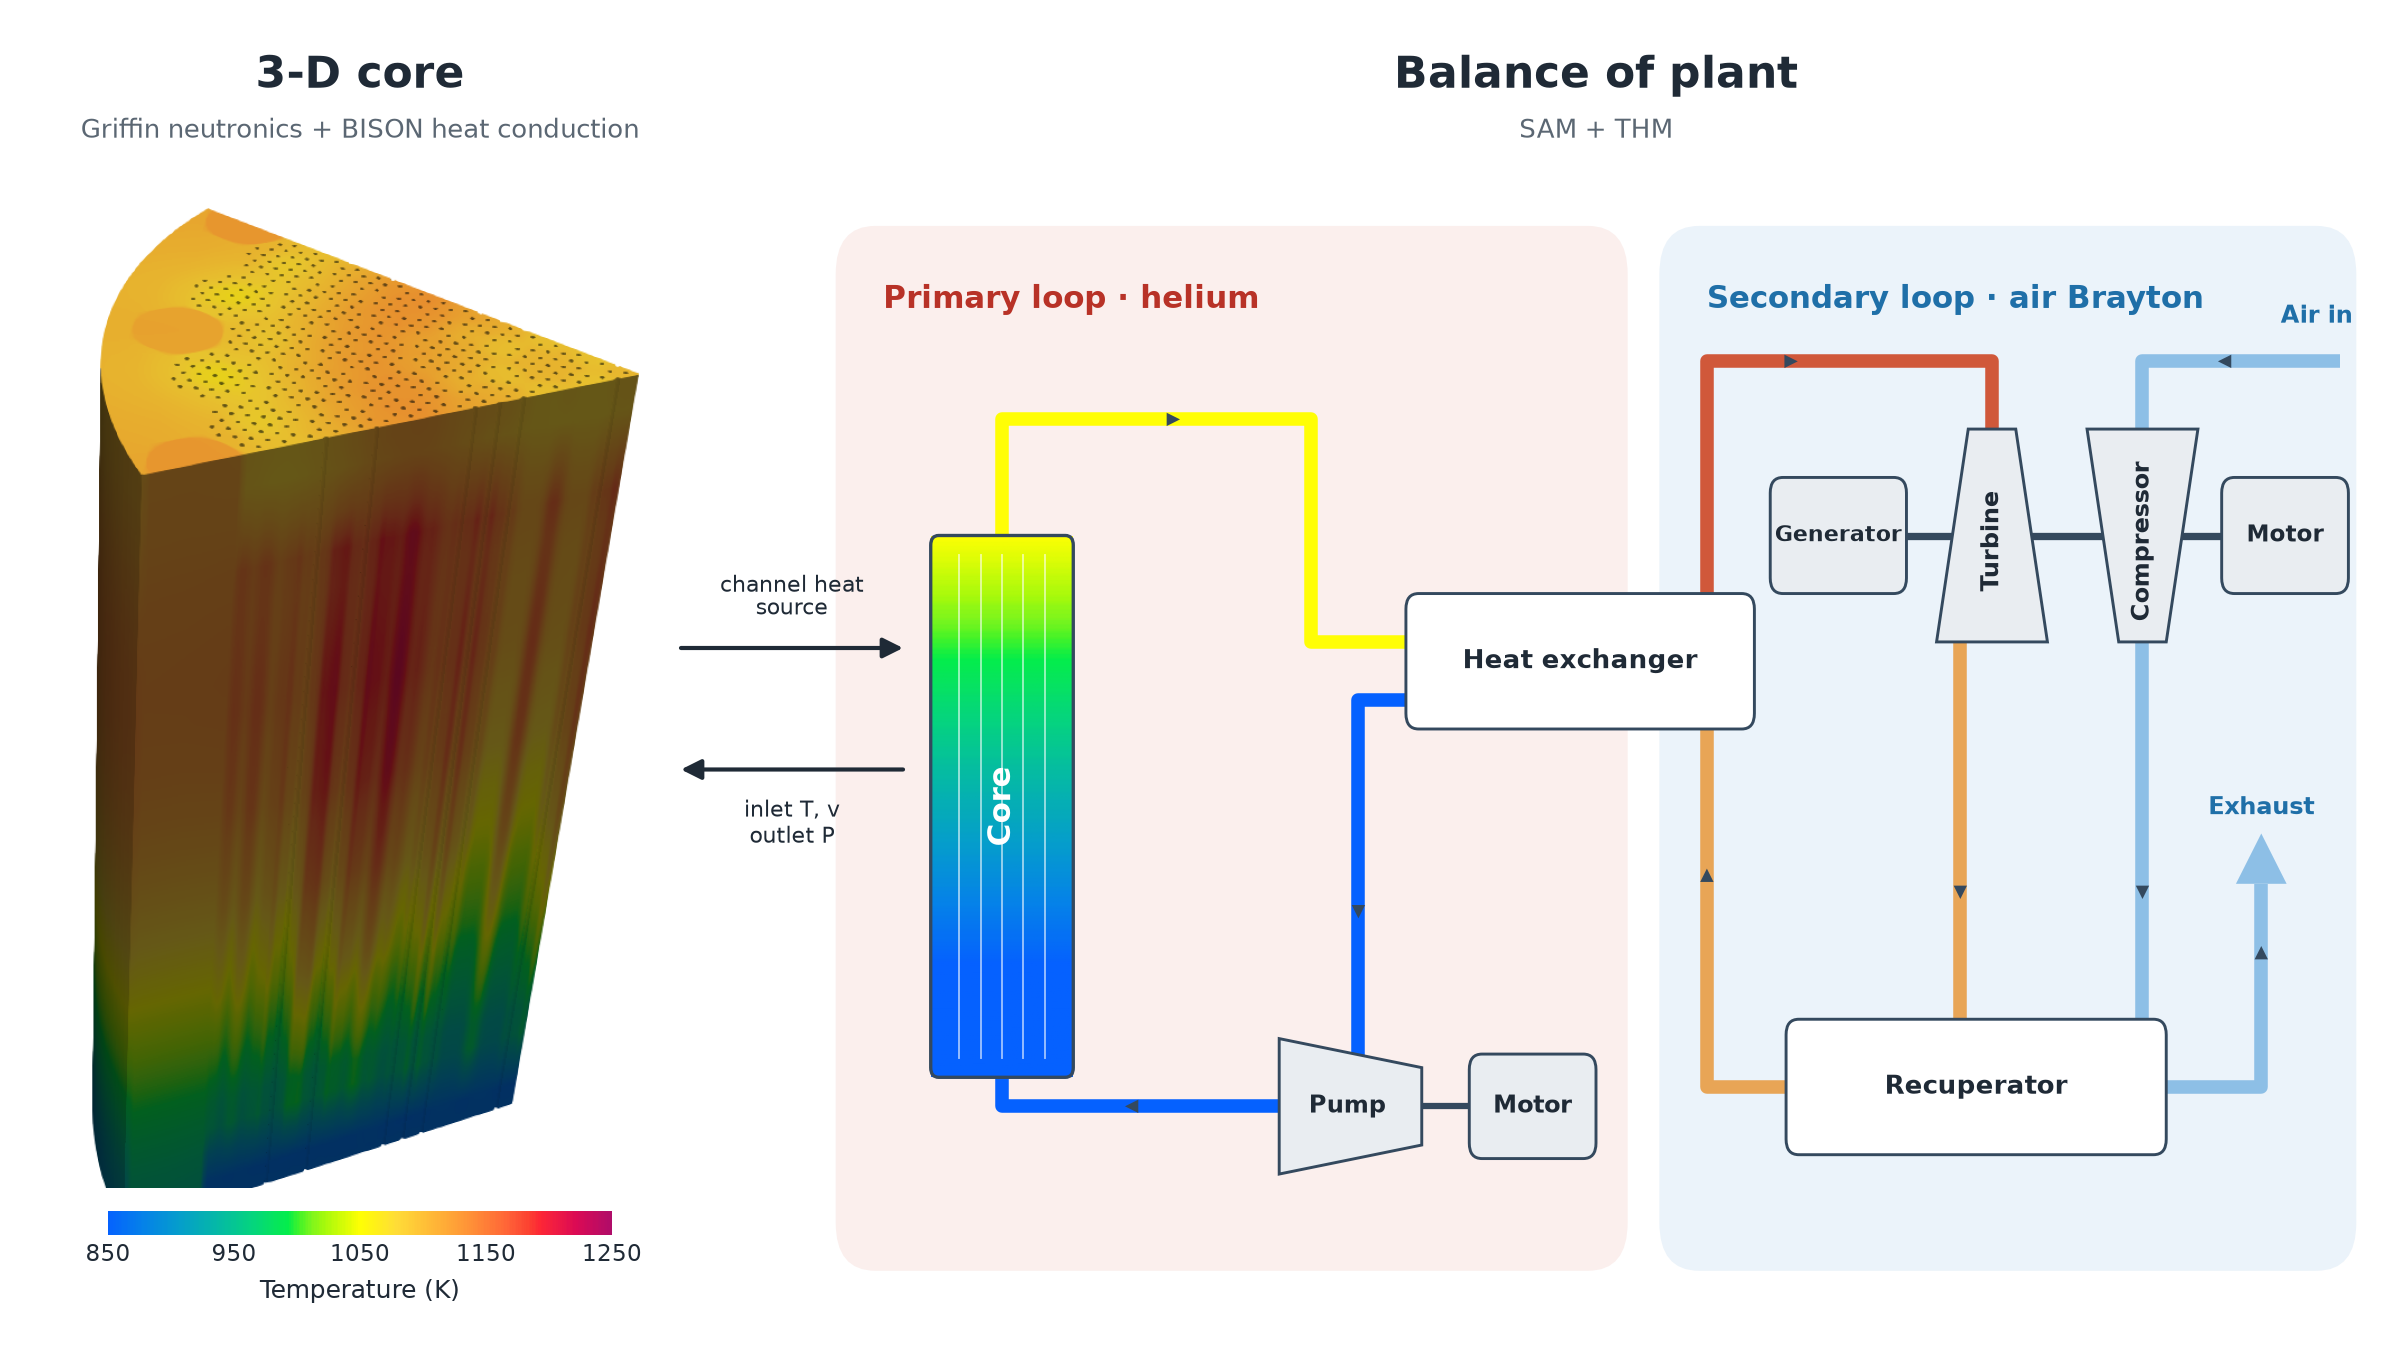

Write the Python code that produced this figure.
"""Compose a showcase figure for the GCMR core + BOP model:
3-D BISON temperature wedge (left) coupled to a redrawn THM Brayton-cycle plant (right).

Usage: python coupling_domains.py gcmr_ss.png coupling_domains.png
The wedge and colorbar are cropped from gcmr_ss.png (ParaView render of the baseline steady state).
"""
import sys
import numpy as np
import matplotlib
matplotlib.use("Agg")
import matplotlib.pyplot as plt
from matplotlib.patches import FancyBboxPatch, Polygon, FancyArrowPatch
from matplotlib.colors import ListedColormap, Normalize
from PIL import Image

src_path, out_path = sys.argv[1], sys.argv[2]
src = Image.open(src_path).convert("RGB")

# Wedge crop and the exact ParaView colormap sampled from the rendered colorbar
wedge = np.array(src.crop((600, 80, 1110, 960)))
bar = np.array(src.crop((550, 980, 1050, 1065)))[70]
nonwhite = np.where(bar.sum(axis=1) < 740)[0]
cmap = ListedColormap(bar[nonwhite[0] + 1:nonwhite[-1]] / 255.0)
norm = Normalize(850, 1250)

INK, MUTED, EDGE = "#1f2a36", "#5b6773", "#34495e"
HE, AIR = "#b83227", "#1f6fa8"
COMP = "#e9edf1"
AIR_COLD, AIR_WARM, AIR_HOT = "#8dbfe6", "#e8a556", "#d0583a"

fig = plt.figure(figsize=(16, 9), dpi=150, facecolor="white")

# ---------------- left: 3-D core wedge ----------------
ax_w = fig.add_axes([0.025, 0.12, 0.25, 0.73])
ax_w.imshow(wedge)
ax_w.axis("off")

ax_cb = fig.add_axes([0.045, 0.085, 0.21, 0.018])
cb = fig.colorbar(plt.cm.ScalarMappable(norm=norm, cmap=cmap), cax=ax_cb, orientation="horizontal")
cb.set_ticks([850, 950, 1050, 1150, 1250])
cb.outline.set_visible(False)
cb.ax.tick_params(labelsize=11, colors=INK, length=0, pad=4)
cb.set_label("Temperature (K)", fontsize=12, color=INK, labelpad=6)

TITLE_Y, SUB_Y = 0.935, 0.898
fig.text(0.15, TITLE_Y, "3-D core", ha="center", fontsize=21, weight="bold", color=INK)
fig.text(0.15, SUB_Y, "Griffin neutronics + BISON heat conduction", ha="center",
         fontsize=12.5, color=MUTED)
fig.text(0.665, TITLE_Y, "Balance of plant", ha="center", fontsize=21, weight="bold", color=INK)
fig.text(0.665, SUB_Y, "SAM + THM", ha="center", fontsize=12.5, color=MUTED)

# ---------------- right: plant schematic ----------------
ax = fig.add_axes([0.335, 0.03, 0.66, 0.86])
ax.set_xlim(0, 100)
ax.set_ylim(0, 60)
ax.set_aspect("equal")
ax.axis("off")

ax.add_patch(FancyBboxPatch((2, 2), 50, 54, boxstyle="round,pad=0,rounding_size=2.5",
                            fc="#fbefed", ec="none", zorder=0))
ax.add_patch(FancyBboxPatch((54, 2), 44, 54, boxstyle="round,pad=0,rounding_size=2.5",
                            fc="#ebf3fa", ec="none", zorder=0))
ax.text(5, 53, "Primary loop · helium", fontsize=15, weight="bold", color=HE, va="top")
ax.text(57, 53, "Secondary loop · air Brayton", fontsize=15, weight="bold", color=AIR, va="top")


def pipe(pts, color, lw=6.5, z=1):
    pts = np.array(pts)
    ax.plot(pts[:, 0], pts[:, 1], color=color, lw=lw, solid_capstyle="butt",
            solid_joinstyle="round", zorder=z)


def arrow(p0, p1):
    ax.add_patch(FancyArrowPatch(p0, p1, arrowstyle="-|>", mutation_scale=16, color=EDGE,
                                 lw=0, zorder=5))


def box(x, y, w, h, label, fc=COMP, fs=12, sub=None):
    ax.add_patch(FancyBboxPatch((x, y), w, h, boxstyle="round,pad=0,rounding_size=0.8",
                                fc=fc, ec=EDGE, lw=1.4, zorder=3))
    ax.text(x + w / 2, y + h / 2 + (1.0 if sub else 0), label, ha="center", va="center",
            fontsize=fs, color=INK, weight="bold", zorder=4)
    if sub:
        ax.text(x + w / 2, y + h / 2 - 1.4, sub, ha="center", va="center", fontsize=10,
                color=MUTED, zorder=4)


def tag(x, y, text, color):
    ax.text(x, y, text, fontsize=11.5, color="white", weight="bold", ha="center", va="center",
            zorder=6, bbox=dict(boxstyle="round,pad=0.35", fc=color, ec="none"))


# ---- primary loop ----
T_in, T_out = 797.0, 1050.0  # used only to colour the pipes/core (no numeric labels)
c_hot, c_cold = cmap(norm(T_out)), cmap(norm(T_in))
core = (8, 12, 9, 28)

pipe([(12.5, 38), (12.5, 46), (32, 46), (32, 34.5), (40, 34.5)], c_hot)
pipe([(40, 31.5), (35, 31.5), (35, 12)], c_cold)
pipe([(32, 10.5), (12.5, 10.5), (12.5, 14)], c_cold)
arrow((19, 46), (24, 46))
arrow((35, 25), (35, 20))
arrow((25, 10.5), (20, 10.5))

grad = np.linspace(T_in, T_out, 256)[:, None]
ax.imshow(grad, extent=(core[0], core[0] + core[2], core[1], core[1] + core[3]),
          origin="lower", cmap=cmap, norm=norm, zorder=2, aspect="auto")
ax.add_patch(FancyBboxPatch(core[:2], core[2], core[3], boxstyle="round,pad=0,rounding_size=0.5",
                            fc="none", ec=EDGE, lw=1.6, zorder=3))
for xc in np.linspace(core[0] + 1.8, core[0] + core[2] - 1.8, 5):
    ax.plot([xc, xc], [core[1] + 1, core[1] + core[3] - 1], color="white", lw=0.9, alpha=0.6,
            zorder=3)
ax.text(core[0] + core[2] / 2, core[1] + core[3] / 2, "Core", rotation=90, ha="center",
        va="center", fontsize=15, weight="bold", color="white", zorder=4)

ax.add_patch(Polygon([(30, 7), (39, 8.5), (39, 12.5), (30, 14)], closed=True, fc=COMP, ec=EDGE,
                     lw=1.4, zorder=3))
ax.text(34.3, 10.5, "Pump", ha="center", va="center", fontsize=11.5, weight="bold", color=INK,
        zorder=4)
ax.plot([39, 42], [10.5, 10.5], color=EDGE, lw=3, zorder=2)
box(42, 7.8, 8, 5.4, "Motor", fs=11.5)

# ---- heat exchanger spanning both loops ----
box(38, 30, 22, 7, "Heat exchanger", fc="white", fs=12.5)

# ---- secondary loop: generator | turbine | compressor | motor on one shaft ----
SH = 40          # shaft height
TX, CX = 75, 84.5  # turbine / compressor centerlines
ax.plot([65, 93], [SH, SH], color=EDGE, lw=3.5, zorder=2)
turb = Polygon([(TX - 1.5, 45.5), (TX + 1.5, 45.5), (TX + 3.5, 34.5), (TX - 3.5, 34.5)],
               closed=True, fc=COMP, ec=EDGE, lw=1.4, zorder=3)
comp = Polygon([(CX - 3.5, 45.5), (CX + 3.5, 45.5), (CX + 1.5, 34.5), (CX - 1.5, 34.5)],
               closed=True, fc=COMP, ec=EDGE, lw=1.4, zorder=3)
ax.add_patch(turb)
ax.add_patch(comp)
box(61, 37.0, 8.6, 6.0, "Generator", fs=10.5)
box(89.5, 37.0, 8, 6.0, "Motor", fs=11)
ax.text(TX, SH - 0.3, "Turbine", rotation=90, ha="center", va="center", fontsize=11.5,
        weight="bold", color=INK, zorder=4)
ax.text(CX, SH - 0.3, "Compressor", rotation=90, ha="center", va="center", fontsize=11.5,
        weight="bold", color=INK, zorder=4)

box(62, 8, 24, 7, "Recuperator", fc="white", fs=12.5)

# All pipe ends run underneath the components (components are drawn on top).
# HX (hot air) -> turbine inlet
pipe([(57, 35), (57, 49), (TX, 49), (TX, 42)], AIR_HOT)
arrow((59.5, 49), (63, 49))
# turbine exhaust -> recuperator hot side
pipe([(TX - 2, 37), (TX - 2, 12)], AIR_WARM)
arrow((TX - 2, 26), (TX - 2, 21))
# ambient air -> compressor
pipe([(97, 49), (CX, 49), (CX, 42)], AIR_COLD)
arrow((93, 49), (89, 49))
ax.text(95.5, 51, "Air in", fontsize=11.5, color=AIR, weight="bold", ha="center")
# compressor -> recuperator cold side
pipe([(CX, 37), (CX, 12)], AIR_COLD)
arrow((CX, 26), (CX, 21))
# recuperator (preheated) -> HX
pipe([(64, 11.5), (57, 11.5), (57, 32)], AIR_WARM)
arrow((57, 18), (57, 23))
# recuperator -> exhaust stack
pipe([(84, 11.5), (92, 11.5), (92, 22)], AIR_COLD)
ax.add_patch(Polygon([(90.4, 22), (93.6, 22), (92, 24.6)], closed=True, fc=AIR_COLD, ec="none",
                     zorder=5))
arrow((92, 15), (92, 19))
ax.text(92, 25.6, "Exhaust", fontsize=11.5, color=AIR, weight="bold", ha="center")

# ---------------- coupling between the 3-D core and the loop ----------------
fig.patches.append(FancyArrowPatch((0.282, 0.52), (0.378, 0.52), transform=fig.transFigure,
                                   arrowstyle="-|>", mutation_scale=20, color=INK, lw=2))
fig.patches.append(FancyArrowPatch((0.378, 0.43), (0.282, 0.43), transform=fig.transFigure,
                                   arrowstyle="-|>", mutation_scale=20, color=INK, lw=2))
fig.text(0.330, 0.540, "channel heat\nsource", ha="center", va="bottom", fontsize=10.5,
         color=INK, linespacing=1.15)
fig.text(0.330, 0.410, "inlet T, v\noutlet P", ha="center", va="top", fontsize=10.5,
         color=INK, linespacing=1.15)

fig.savefig(out_path, dpi=150, facecolor="white")
print("wrote", out_path)
